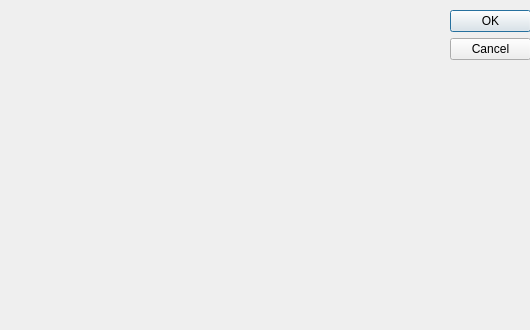
<?xml version="1.0" encoding="UTF-8"?>
<ui version="4.0">
 <class>ImportImage</class>
 <widget class="QDialog" name="ImportImage">
  <property name="geometry">
   <rect>
    <x>0</x>
    <y>0</y>
    <width>530</width>
    <height>330</height>
   </rect>
  </property>
  <property name="minimumSize">
   <size>
    <width>530</width>
    <height>330</height>
   </size>
  </property>
  <property name="maximumSize">
   <size>
    <width>530</width>
    <height>330</height>
   </size>
  </property>
  <property name="windowTitle">
   <string>Dialog</string>
  </property>
  <widget class="QDialogButtonBox" name="buttonBox">
   <property name="geometry">
    <rect>
     <x>450</x>
     <y>10</y>
     <width>81</width>
     <height>241</height>
    </rect>
   </property>
   <property name="orientation">
    <enum>Qt::Vertical</enum>
   </property>
   <property name="standardButtons">
    <set>QDialogButtonBox::Cancel|QDialogButtonBox::Ok</set>
   </property>
  </widget>
  <widget class="QWidget" name="verticalLayoutWidget">
   <property name="geometry">
    <rect>
     <x>0</x>
     <y>10</y>
     <width>441</width>
     <height>301</height>
    </rect>
   </property>
   <layout class="QVBoxLayout" name="content">
    <item>
     <widget class="QWidget" name="selectFile" native="true">
      <property name="maximumSize">
       <size>
        <width>16777215</width>
        <height>100</height>
       </size>
      </property>
      <widget class="QWidget" name="verticalLayoutWidget_2">
       <property name="geometry">
        <rect>
         <x>0</x>
         <y>0</y>
         <width>441</width>
         <height>101</height>
        </rect>
       </property>
       <layout class="QVBoxLayout" name="selectFileContent"/>
      </widget>
     </widget>
    </item>
    <item>
     <widget class="QWidget" name="preview" native="true">
      <property name="sizePolicy">
       <sizepolicy hsizetype="Minimum" vsizetype="Minimum">
        <horstretch>0</horstretch>
        <verstretch>0</verstretch>
       </sizepolicy>
      </property>
      <widget class="QWidget" name="verticalLayoutWidget_3">
       <property name="geometry">
        <rect>
         <x>0</x>
         <y>-10</y>
         <width>441</width>
         <height>201</height>
        </rect>
       </property>
       <layout class="QVBoxLayout" name="previewContent"/>
      </widget>
     </widget>
    </item>
   </layout>
  </widget>
 </widget>
 <resources/>
 <connections>
  <connection>
   <sender>buttonBox</sender>
   <signal>accepted()</signal>
   <receiver>ImportImage</receiver>
   <slot>accept()</slot>
   <hints>
    <hint type="sourcelabel">
     <x>248</x>
     <y>254</y>
    </hint>
    <hint type="destinationlabel">
     <x>157</x>
     <y>274</y>
    </hint>
   </hints>
  </connection>
  <connection>
   <sender>buttonBox</sender>
   <signal>rejected()</signal>
   <receiver>ImportImage</receiver>
   <slot>reject()</slot>
   <hints>
    <hint type="sourcelabel">
     <x>316</x>
     <y>260</y>
    </hint>
    <hint type="destinationlabel">
     <x>286</x>
     <y>274</y>
    </hint>
   </hints>
  </connection>
 </connections>
</ui>
